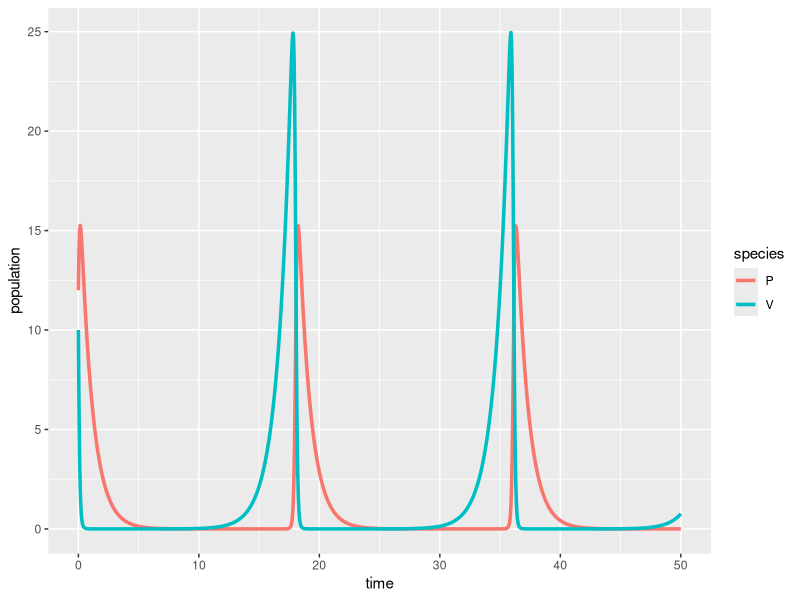

Write R code to recreate this figure.
## ---- chunk 1
#| message: false
#| warning: false
# load libraries ----
library(tidyverse)
library(deSolve)
library(kableExtra)
## ---- chunk 2
# Create a sequence of times (days) ----
time <- seq(from = 0, to = 50, by = 0.05)

# Set some parameter values (these can change - keep it in mind) ----
parameters <- c(r = .9, alpha = 0.8, beta = 0.5, q = 1)

# Set the initial condition (prey and predator populations at t = 0) ----
# Recall: V = prey, P = predator
init_cond <- c(V = 10, P = 12)

# Prepare the series of differential equations as a function ----
lv_equations <- function(time, init_cond, parameters) {
  with(as.list(c(init_cond, parameters)), {
    dVdt = r * V - alpha * V * P
    dPdt = beta * V * P - q * P
    return(list(c(dVdt, dPdt)))
  })
}

# Find the approximate the solution using `deSolve::ode()` ----
approx_lv <- ode(y = init_cond, times = time, func = lv_equations, parms = parameters)

# Check the class ----
class(approx_lv)

# We really want this to be a data frame, AND we want both prey (V) and predator (P) to be in the same column -- we'll learn why in EDS 221 (tidy data) ----
approx_lk_df <- data.frame(approx_lv) |> 
  pivot_longer(cols = c(V, P), names_to = "species", values_to = "population")

# Plot it ----
ggplot(data = approx_lk_df, aes(x = time, y = population)) +
  geom_line(aes(color = species), linewidth = 1.2)
